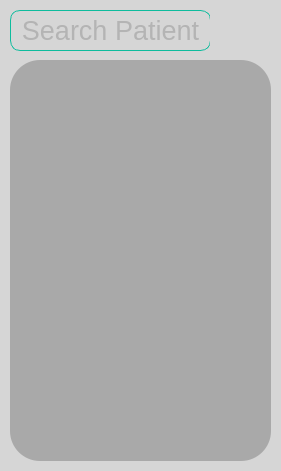
       <widget class="QFrame" name="frame_16">
        <property name="geometry">
         <rect>
          <x>10</x>
          <y>10</y>
          <width>281</width>
          <height>471</height>
         </rect>
        </property>
        <property name="styleSheet">
         <string notr="true">border-radius: 30px;
background-color: rgb(214, 214, 214);</string>
        </property>
        <widget class="QLineEdit" name="searchReOut">
         <property name="geometry">
          <rect>
           <x>10</x>
           <y>10</y>
           <width>201</width>
           <height>41</height>
          </rect>
         </property>
         <property name="font">
          <font>
           <pointsize>20</pointsize>
          </font>
         </property>
         <property name="styleSheet">
          <string notr="true">border-radius: 10px;
border : 1px solid rgb(14, 188, 157);
color: rgb(145, 145, 145);</string>
         </property>
         <property name="alignment">
          <set>Qt::AlignCenter</set>
         </property>
         <property name="placeholderText">
          <string>Search Patient</string>
         </property>
         <property name="clearButtonEnabled">
          <bool>true</bool>
         </property>
        </widget>
        <widget class="QPushButton" name="btnSearchPatient_3">
         <property name="geometry">
          <rect>
           <x>210</x>
           <y>10</y>
           <width>61</width>
           <height>41</height>
          </rect>
         </property>
         <property name="cursor">
          <cursorShape>PointingHandCursor</cursorShape>
         </property>
         <property name="text">
          <string/>
         </property>
         <property name="icon">
          <iconset resource="img.qrc">
           <normaloff>:/img/paper-plane.svg</normaloff>:/img/paper-plane.svg</iconset>
         </property>
         <property name="iconSize">
          <size>
           <width>42</width>
           <height>42</height>
          </size>
         </property>
         <property name="flat">
          <bool>true</bool>
         </property>
        </widget>
        <widget class="QListView" name="listViewReOut">
         <property name="geometry">
          <rect>
           <x>10</x>
           <y>60</y>
           <width>261</width>
           <height>401</height>
          </rect>
         </property>
         <property name="styleSheet">
          <string notr="true">background-color: rgb(169, 169, 169);</string>
         </property>
        </widget>
       </widget>
